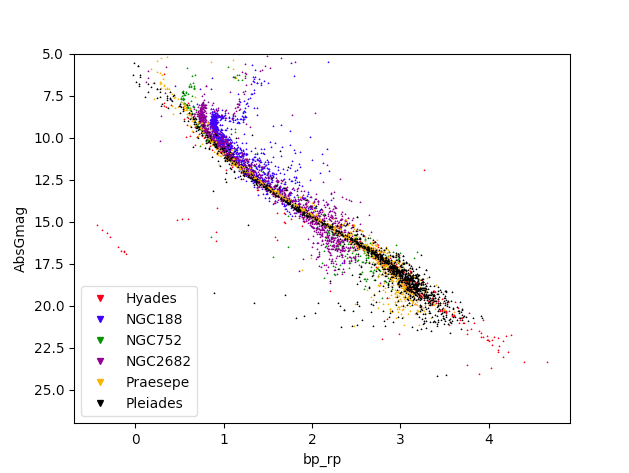

Python code for this plot:
import pandas as panda
import matplotlib.pyplot as plt

# Loading each CSV into a dataframe to read from
Hyades = panda.read_csv("../Hyades/Hyadesx2xPxG.csv")
Praesepe = panda.read_csv("../Praesepe/Praesepex2xPxG.csv")
Pleiades = panda.read_csv("../Pleiades/Pleiadesx2xPxG.csv")
NGC2682 = panda.read_csv("../NGC2682/NGC2682x2xPxG.csv")
NGC752 = panda.read_csv("../NGC752/NGC752x2xPxG.csv")
NGC188 = panda.read_csv("../NGC188/NGC188x2xPxG.csv")



# Plotting
plt.plot(Hyades[["bp_rp"]], Hyades[["AbsGmag"]], marker = "v", markersize = 0.5, color = "red", linestyle = "none", label = "Hyades")
plt.plot(NGC188[["bp_rp"]], NGC188[["AbsGmag"]], marker = "v", markersize = 0.5, color = "blue", linestyle = "none", label = "NGC188")
plt.plot(NGC752[["bp_rp"]], NGC752[["AbsGmag"]], marker = "v", markersize = 0.5, color = "green", linestyle = "none", label = "NGC752")
plt.plot(NGC2682[["bp_rp"]], NGC2682[["AbsGmag"]], marker = "v", markersize = 0.5, color = "purple", linestyle = "none", label = "NGC2682")
plt.plot(Praesepe[["bp_rp"]], Praesepe[["AbsGmag"]], marker = "v", markersize = 0.5, color = "orange", linestyle = "none", label = "Praesepe")
plt.plot(Pleiades[["bp_rp"]], Pleiades[["AbsGmag"]], marker = "v", markersize = 0.5, color = "black", linestyle = "none", label = "Pleiades")

plt.ylabel("AbsGmag")
plt.xlabel("bp_rp")
plt.legend(markerscale = 8)
plt.ylim(27, 5)
plt.show()
